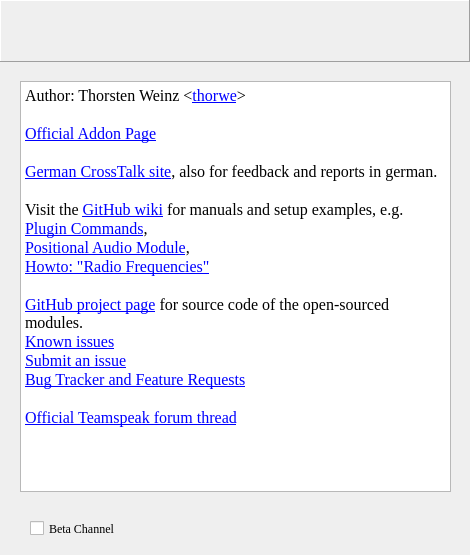
<?xml version="1.0" encoding="UTF-8"?>
<ui version="4.0">
 <class>Config</class>
 <widget class="QDialog" name="Config">
  <property name="geometry">
   <rect>
    <x>0</x>
    <y>0</y>
    <width>470</width>
    <height>555</height>
   </rect>
  </property>
  <property name="sizePolicy">
   <sizepolicy hsizetype="Fixed" vsizetype="Fixed">
    <horstretch>0</horstretch>
    <verstretch>0</verstretch>
   </sizepolicy>
  </property>
  <property name="font">
   <font>
    <family>Times New Roman</family>
   </font>
  </property>
  <property name="windowTitle">
   <string notr="true">CrossTalk</string>
  </property>
  <property name="styleSheet">
   <string notr="true"/>
  </property>
  <property name="modal">
   <bool>true</bool>
  </property>
  <widget class="Banner" name="banner_jianji">
   <property name="geometry">
    <rect>
     <x>350</x>
     <y>500</y>
     <width>89</width>
     <height>37</height>
    </rect>
   </property>
   <property name="sizePolicy">
    <sizepolicy hsizetype="Fixed" vsizetype="Fixed">
     <horstretch>0</horstretch>
     <verstretch>0</verstretch>
    </sizepolicy>
   </property>
   <property name="text">
    <string/>
   </property>
   <property name="pixmap">
    <pixmap resource="../CrossTalkRes.qrc">:/banners/jianji</pixmap>
   </property>
   <property name="alignment">
    <set>Qt::AlignCenter</set>
   </property>
   <property name="openExternalLinks">
    <bool>true</bool>
   </property>
  </widget>
  <widget class="BannerFrame" name="banner_frame">
   <property name="geometry">
    <rect>
     <x>0</x>
     <y>0</y>
     <width>470</width>
     <height>62</height>
    </rect>
   </property>
   <property name="frameShape">
    <enum>QFrame::Panel</enum>
   </property>
   <property name="frameShadow">
    <enum>QFrame::Raised</enum>
   </property>
  </widget>
  <widget class="QTextBrowser" name="textBrowser">
   <property name="geometry">
    <rect>
     <x>20</x>
     <y>81</y>
     <width>431</width>
     <height>411</height>
    </rect>
   </property>
   <property name="html">
    <string>&lt;!DOCTYPE HTML PUBLIC &quot;-//W3C//DTD HTML 4.0//EN&quot; &quot;http://www.w3.org/TR/REC-html40/strict.dtd&quot;&gt;
&lt;html&gt;&lt;head&gt;&lt;meta name=&quot;qrichtext&quot; content=&quot;1&quot; /&gt;&lt;style type=&quot;text/css&quot;&gt;
p, li { white-space: pre-wrap; }
&lt;/style&gt;&lt;/head&gt;&lt;body style=&quot; font-family:'Times New Roman'; font-size:8.25pt; font-weight:400; font-style:normal;&quot;&gt;
&lt;p style=&quot; margin-top:0px; margin-bottom:0px; margin-left:0px; margin-right:0px; -qt-block-indent:0; text-indent:0px;&quot;&gt;&lt;span style=&quot; font-size:12pt;&quot;&gt;Author: Thorsten Weinz &amp;lt;&lt;/span&gt;&lt;a href=&quot;https://github.com/thorwe&quot;&gt;&lt;span style=&quot; font-size:12pt; text-decoration: underline; color:#0000ff;&quot;&gt;thorwe&lt;/span&gt;&lt;/a&gt;&lt;span style=&quot; font-size:12pt;&quot;&gt;&amp;gt;&lt;/span&gt;&lt;/p&gt;
&lt;p style=&quot;-qt-paragraph-type:empty; margin-top:0px; margin-bottom:0px; margin-left:0px; margin-right:0px; -qt-block-indent:0; text-indent:0px; font-size:12pt;&quot;&gt;&lt;br /&gt;&lt;/p&gt;
&lt;p style=&quot; margin-top:0px; margin-bottom:0px; margin-left:0px; margin-right:0px; -qt-block-indent:0; text-indent:0px;&quot;&gt;&lt;a href=&quot;http://addons.teamspeak.com/directory/plugins/miscellaneous/CrossTalk.html&quot;&gt;&lt;span style=&quot; font-size:12pt; text-decoration: underline; color:#0000ff;&quot;&gt;Official Addon Page&lt;/span&gt;&lt;/a&gt;&lt;/p&gt;
&lt;p style=&quot;-qt-paragraph-type:empty; margin-top:0px; margin-bottom:0px; margin-left:0px; margin-right:0px; -qt-block-indent:0; text-indent:0px; font-size:12pt; text-decoration: underline; color:#0000ff;&quot;&gt;&lt;br /&gt;&lt;/p&gt;
&lt;p style=&quot; margin-top:0px; margin-bottom:0px; margin-left:0px; margin-right:0px; -qt-block-indent:0; text-indent:0px;&quot;&gt;&lt;a href=&quot;http://jianji.de/crosstalk/&quot;&gt;&lt;span style=&quot; font-size:12pt; text-decoration: underline; color:#0000ff;&quot;&gt;German CrossTalk site&lt;/span&gt;&lt;/a&gt;&lt;span style=&quot; font-size:12pt;&quot;&gt;, also for feedback and reports in german.&lt;/span&gt;&lt;/p&gt;
&lt;p style=&quot;-qt-paragraph-type:empty; margin-top:0px; margin-bottom:0px; margin-left:0px; margin-right:0px; -qt-block-indent:0; text-indent:0px; font-size:12pt;&quot;&gt;&lt;br /&gt;&lt;/p&gt;
&lt;p style=&quot; margin-top:0px; margin-bottom:0px; margin-left:0px; margin-right:0px; -qt-block-indent:0; text-indent:0px;&quot;&gt;&lt;span style=&quot; font-size:12pt;&quot;&gt;Visit the &lt;/span&gt;&lt;a href=&quot;https://github.com/thorwe/CrossTalk/wiki&quot;&gt;&lt;span style=&quot; font-size:12pt; text-decoration: underline; color:#0000ff;&quot;&gt;GitHub wiki&lt;/span&gt;&lt;/a&gt;&lt;span style=&quot; font-size:12pt;&quot;&gt; for manuals and setup examples, e.g.&lt;/span&gt;&lt;/p&gt;
&lt;p style=&quot; margin-top:0px; margin-bottom:0px; margin-left:0px; margin-right:0px; -qt-block-indent:0; text-indent:0px;&quot;&gt;&lt;a href=&quot;https://github.com/thorwe/CrossTalk/wiki/Plugin-Commands&quot;&gt;&lt;span style=&quot; font-size:12pt; text-decoration: underline; color:#0000ff;&quot;&gt;Plugin Commands&lt;/span&gt;&lt;/a&gt;&lt;span style=&quot; font-size:12pt;&quot;&gt;,&lt;/span&gt;&lt;/p&gt;
&lt;p style=&quot; margin-top:0px; margin-bottom:0px; margin-left:0px; margin-right:0px; -qt-block-indent:0; text-indent:0px;&quot;&gt;&lt;a href=&quot;https://github.com/thorwe/CrossTalk/wiki/Positional-Audio&quot;&gt;&lt;span style=&quot; font-size:12pt; text-decoration: underline; color:#0000ff;&quot;&gt;Positional Audio Module&lt;/span&gt;&lt;/a&gt;&lt;span style=&quot; font-size:12pt;&quot;&gt;,&lt;/span&gt;&lt;/p&gt;
&lt;p style=&quot; margin-top:0px; margin-bottom:0px; margin-left:0px; margin-right:0px; -qt-block-indent:0; text-indent:0px;&quot;&gt;&lt;a href=&quot;https://github.com/thorwe/CrossTalk/wiki/Howto:-%22Radio-Frequencies%22-with-CrossTalk&quot;&gt;&lt;span style=&quot; font-size:12pt; text-decoration: underline; color:#0000ff;&quot;&gt;Howto: &amp;quot;Radio Frequencies&amp;quot;&lt;/span&gt;&lt;/a&gt;&lt;/p&gt;
&lt;p style=&quot;-qt-paragraph-type:empty; margin-top:0px; margin-bottom:0px; margin-left:0px; margin-right:0px; -qt-block-indent:0; text-indent:0px; font-size:12pt;&quot;&gt;&lt;br /&gt;&lt;/p&gt;
&lt;p style=&quot; margin-top:0px; margin-bottom:0px; margin-left:0px; margin-right:0px; -qt-block-indent:0; text-indent:0px;&quot;&gt;&lt;a href=&quot;http://github.com/thorwe/CrossTalk&quot;&gt;&lt;span style=&quot; font-size:12pt; text-decoration: underline; color:#0000ff;&quot;&gt;GitHub project page&lt;/span&gt;&lt;/a&gt;&lt;span style=&quot; font-size:12pt;&quot;&gt; for source code of the open-sourced modules.&lt;/span&gt;&lt;/p&gt;
&lt;p style=&quot; margin-top:0px; margin-bottom:0px; margin-left:0px; margin-right:0px; -qt-block-indent:0; text-indent:0px;&quot;&gt;&lt;a href=&quot;https://github.com/thorwe/CrossTalk/wiki/Troubleshoot&quot;&gt;&lt;span style=&quot; font-size:12pt; text-decoration: underline; color:#0000ff;&quot;&gt;Known issues&lt;/span&gt;&lt;/a&gt;&lt;/p&gt;
&lt;p style=&quot; margin-top:0px; margin-bottom:0px; margin-left:0px; margin-right:0px; -qt-block-indent:0; text-indent:0px;&quot;&gt;&lt;a href=&quot;https://github.com/thorwe/CrossTalk/issues/new&quot;&gt;&lt;span style=&quot; font-size:12pt; text-decoration: underline; color:#0000ff;&quot;&gt;Submit an issue&lt;/span&gt;&lt;/a&gt;&lt;/p&gt;
&lt;p style=&quot; margin-top:0px; margin-bottom:0px; margin-left:0px; margin-right:0px; -qt-block-indent:0; text-indent:0px;&quot;&gt;&lt;a href=&quot;https://github.com/thorwe/CrossTalk/issues?state=open&quot;&gt;&lt;span style=&quot; font-size:12pt; text-decoration: underline; color:#0000ff;&quot;&gt;Bug Tracker and Feature Requests&lt;/span&gt;&lt;/a&gt;&lt;/p&gt;
&lt;p style=&quot;-qt-paragraph-type:empty; margin-top:0px; margin-bottom:0px; margin-left:0px; margin-right:0px; -qt-block-indent:0; text-indent:0px; font-size:12pt;&quot;&gt;&lt;br /&gt;&lt;/p&gt;
&lt;p style=&quot; margin-top:0px; margin-bottom:0px; margin-left:0px; margin-right:0px; -qt-block-indent:0; text-indent:0px;&quot;&gt;&lt;a href=&quot;http://forum.teamspeak.com/showthread.php/81565-RELEASE-CrossTalk&quot;&gt;&lt;span style=&quot; font-size:12pt; text-decoration: underline; color:#0000ff;&quot;&gt;Official Teamspeak forum thread&lt;/span&gt;&lt;/a&gt;&lt;/p&gt;
&lt;p style=&quot;-qt-paragraph-type:empty; margin-top:0px; margin-bottom:0px; margin-left:0px; margin-right:0px; -qt-block-indent:0; text-indent:0px; font-size:12pt;&quot;&gt;&lt;br /&gt;&lt;/p&gt;&lt;/body&gt;&lt;/html&gt;</string>
   </property>
   <property name="openExternalLinks">
    <bool>true</bool>
   </property>
  </widget>
  <widget class="QCheckBox" name="betaChannelcheckBox">
   <property name="geometry">
    <rect>
     <x>30</x>
     <y>520</y>
     <width>101</width>
     <height>17</height>
    </rect>
   </property>
   <property name="text">
    <string>Beta Channel</string>
   </property>
  </widget>
  <zorder>textBrowser</zorder>
  <zorder>banner_jianji</zorder>
  <zorder>banner_frame</zorder>
  <zorder>betaChannelcheckBox</zorder>
 </widget>
 <customwidgets>
  <customwidget>
   <class>Banner</class>
   <extends>QLabel</extends>
   <header>banner.h</header>
  </customwidget>
  <customwidget>
   <class>BannerFrame</class>
   <extends>QFrame</extends>
   <header>banner_frame.h</header>
   <container>1</container>
  </customwidget>
 </customwidgets>
 <resources>
  <include location="../CrossTalkRes.qrc"/>
 </resources>
 <connections/>
</ui>
